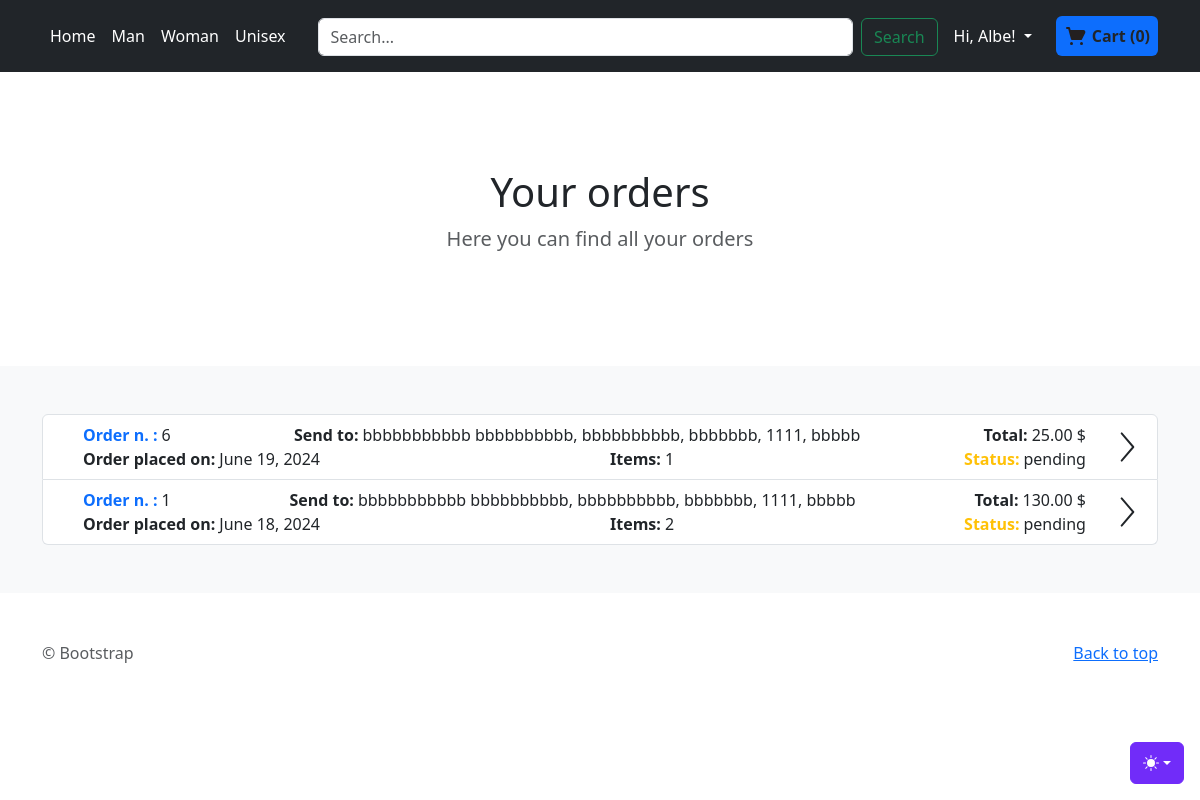
Page /order/orders/ (signed in) on the earlier database version.
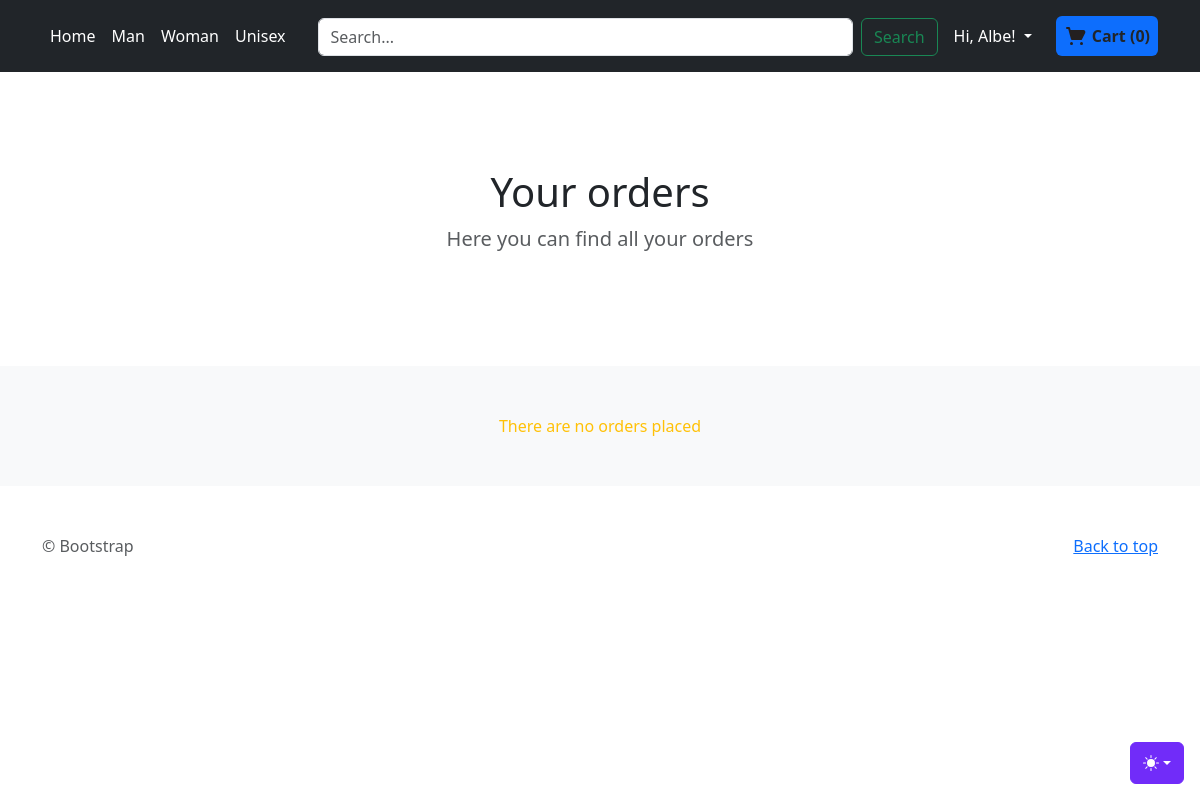
Same page on the later database version.
### order/models.py (models this page shows, shortened)
class Order(models.Model):
    PAYMENT_METHODS = [
        ('credit', 'Credit Card'),
        ('debit', 'Debit Card'),
        ('paypal', 'PayPal')
    ]
    user = models.ForeignKey(CustomUser, on_delete=models.SET_NULL, null=True, blank=True,editable=False)
    created_at = models.DateTimeField(auto_now_add=True)
    total_products = models.PositiveIntegerField(null=False,blank=False,editable=False)
    total_price = models.DecimalField(max_digits=10, decimal_places=2,null=False,blank=False,default=0,editable=False)
    payment_method = models.CharField(max_length=20,choices=PAYMENT_METHODS,null=False,blank=False,editable=False)
    shipping_email = models.EmailField(max_length=254,null=True,blank=True)
    shipping_nickname = models.CharField(max_length=255, blank=True, null=True)
    shipping_first_name_recipient = models.CharField(max_length=255, blank=True, null=True)
    shipping_last_name_recipient = models.CharField(max_length=255, blank=True, null=True)
    shipping_address1 = models.CharField(max_length=255, blank=False, null=True)
    shipping_address2 = models.CharField(max_length=255, blank=True, null=True)
    shipping_country = models.CharField(max_length=255, blank=False, null=True)
    shipping_state = models.CharField(max_length=255, blank=False, null=True)
    shipping_zip = models.CharField(max_length=20, blank=False, null=True)
    status = models.CharField(max_length=20, choices=OrderStatus.choices(), default=OrderStatus.PENDING.value)

### order/views.py (the view)
# urls.py: path('orders/', views.orders, name='orders'),
def orders(request):
    data_response = {
        'orders': None
    }
    if request.user.is_authenticated:
        user_id = request.user.id
        orders = Order.objects.filter(user=user_id).all().order_by('-created_at')
        data_response['orders'] = orders
    return render(request, 'order/orders.html', cart_info(request) | data_response)

### order/models.py (called while the page is built)
    def total_items(self):
        return sum(item.quantity for item in self.cartitem_set.all())

    def total_price(self):
        total = 0
        for item in self.cartitem_set.all():
            total += item.quantity * item.product.price
        return total

### order/views.py (called while the page is built, shortened)
def get_or_create_cart(request):
    if request.user.is_authenticated:
        cart, created = Cart.objects.get_or_create(user=request.user)
    return cart

def get_cart_products(cart):
    cart_items = CartItem.objects.filter(cart=cart).select_related('product')
    cart_products = [
        {
            'product_id': item.product.id,
            'name': item.product.title,
            'price': item.product.price,
            'quantity': item.quantity,
            'size': item.product.size.size_name,
            'color': item.product.color.color_name
        } for item in cart_items
    ]
    return cart_products

def cart_info(request):
    cart = get_or_create_cart(request)
    data_response = {
        'cart_products': get_cart_products(cart),
        'total_items': cart.total_items(),
        'total_price': cart.total_price()
    }
    return data_response

### templates/order/orders.html (shortened to what this page needs)
{% extends 'store/index.html' %}
{% load static %}
{% block categories %}
  <section class="py-5 text-center container">
        <div class="row py-lg-5">
      <div class="col-lg-6 col-md-8 mx-auto">
        <h1 class="fw-light">{% block section_title %}Your orders {% endblock section_title %}</h1>
        <p class="lead text-body-secondary">{% block section_par %}Here you can find all your orders{% endblock section_par %}</p>
      </div>
    </div>
  </section>
{% endblock categories %}
{% block content %}
    {% if orders %}
        <div class="list-group">
        {% for order in orders %}
          <a href="{% url 'order:order-detail' order.id %}" class="list-group-item list-group-item-action">
          <div class="d-flex justify-content-between align-items-center">
              <div class="w-100">
                  <div class="d-flex justify-content-between flex-wrap">
                              <div class="mx-4 d-flex">
                                  <span class="me-1 text-primary fw-bold">Order n. :</span>
                                  <span class="" > {{ order.id }}</span>
                              </div>
                              <div class="mx-4 d-flex align-items-center">
                                  <span class="me-1 fw-bold">Send to: </span>
                                  <span class="">{{ order.shipping_first_name_recipient }} {{ order.shipping_last_name_recipient }},
                                  {{ order.shipping_address1 }}, {% if order.shipping_address2 %}{{ order.shipping_address2 }},{% endif %}
                                  {{ order.shipping_state }}, {{ order.shipping_zip }}, {{ order.shipping_country }}</span>
                              </div>
                                <div class="mx-4 d-flex">
                                  <span class="me-1 fw-bold">Total:</span>
                                  <span class=""> {{ order.total_price }} $</span>
                              </div>
                          </div>
                  <div class="d-flex justify-content-between flex-wrap">
                              <div class="mx-4 d-flex">
                                  <span class="me-1 fw-bold">Order placed on:</span>
                                  <span class="" > {{ order.created_at.date }}</span>
                              </div>
                              <div class="mx-4 d-flex">
                                  <span class="me-1 fw-bold">Items:</span>
                                  <span class=""> {{ order.total_products }}</span>
                              </div>
                              <div class="mx-4 d-flex">
                                  <span class="me-1 text-warning fw-bold">Status:</span>
                                  <span class="" > {{ order.status }}</span>
                              </div>
                          </div>
              </div>
              <svg id="i-chevron-right" xmlns="http://www.w3.org/2000/svg" viewBox="0 0 32 32" width="32" height="32" fill="none" stroke="currentcolor" stroke-linecap="round" stroke-linejoin="round" stroke-width="2">
                <path d="M12 30 L24 16 12 2" />
              </svg>
          </div>
          </a>
        {% endfor %}
        </div>
    {% else %}
        <div class="text-center text-warning">
        There are no orders placed
        </div>
    {% endif %}
{% endblock content %}

Differences in the rows shown:
removed Order: id "6", shipping_first_name_recipient "bbbbbbbbbbb", shipping_last_name_recipient "bbbbbbbbbb", shipping_address1 "bbbbbbbbbb", shipping_state "bbbbbbb", shipping_zip "1111", shipping_country "bbbbb", total_price "25.00", created_at "June 19, 2024", total_products "1", status "pending"
removed Order: id "1", shipping_first_name_recipient "bbbbbbbbbbb", shipping_last_name_recipient "bbbbbbbbbb", shipping_address1 "bbbbbbbbbb", shipping_state "bbbbbbb", shipping_zip "1111", shipping_country "bbbbb", total_price "130.00", created_at "June 18, 2024", total_products "2", status "pending"
Other differences:
text now shown: "There are no orders placed"
